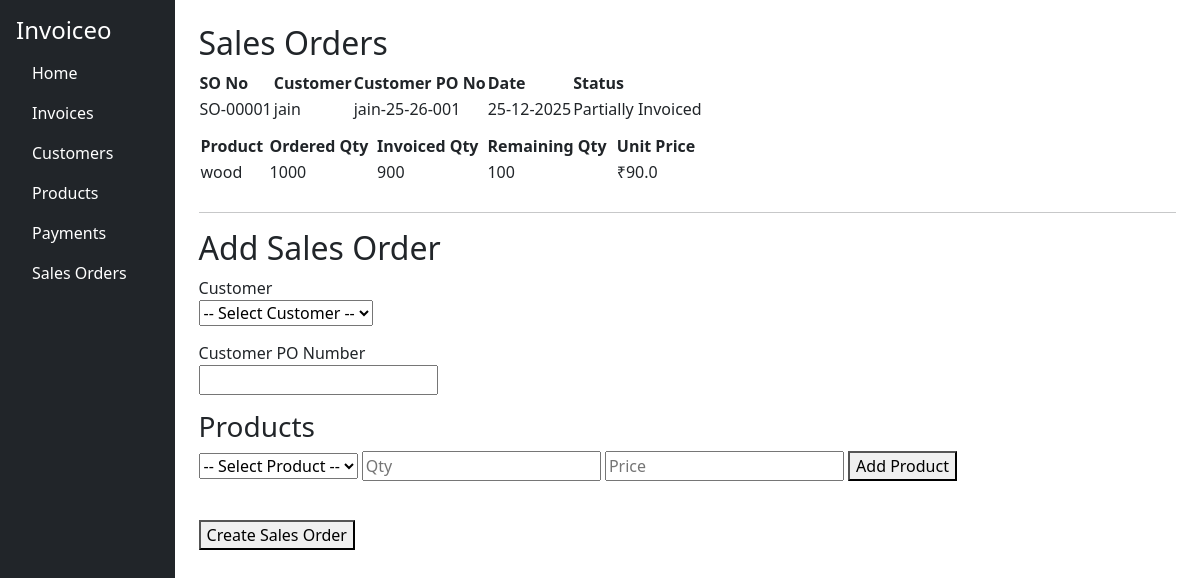
Screenshot of /sales_orders with the database file from the repository.
### app.py (models this page shows)
class SalesOrder(db.Model):
    id = db.Column(db.Integer, primary_key=True)
    so_number = db.Column(db.String(20), unique=True, nullable=False)
    customer_po_number = db.Column(db.String(50), nullable=False)
    total_value = db.Column(db.Float, default=0.0)
    customer_id = db.Column(db.Integer, db.ForeignKey('customer.id'), nullable=False)
    order_date = db.Column(db.DateTime, default=datetime.utcnow)
    created_at = db.Column(db.DateTime, default=datetime.utcnow)
    status = db.Column(db.String(30), default="Open")
    customer = db.relationship('Customer', backref='sales_orders')
    items = db.relationship(
        'SalesOrderItem',
        backref='sales_order',
        cascade='all, delete-orphan'
    )

class Customer(db.Model):
    id = db.Column(db.Integer, primary_key=True)
    customer_name = db.Column(db.String(100), nullable=False)
    customer_gstin = db.Column(db.String(15), nullable=False)
    customer_address = db.Column(db.String(300), nullable=False)
    billing_address = db.Column(db.String(300), nullable=False)
    receivables = db.Column(db.Float, default=0.0)

class SalesOrderItem(db.Model):
    id = db.Column(db.Integer, primary_key=True)
    sales_order_id = db.Column(
        db.Integer,
        db.ForeignKey('sales_order.id'),
        nullable=False
    )
    product_id = db.Column(db.Integer, db.ForeignKey('product.id'), nullable=False)
    product_name = db.Column(db.String(100), nullable=False)
    ordered_qty = db.Column(db.Integer, nullable=False)
    invoiced_qty = db.Column(db.Integer, default=0)
    unit_price = db.Column(db.Float, nullable=False)
    product = db.relationship('Product')

### app.py (the view)
@app.route('/sales_orders')
def sales_orders():
    orders = SalesOrder.query.order_by(SalesOrder.order_date.desc()).all()
    customers = Customer.query.all()
    products = Product.query.all()
    return render_template(
        'sales_orders.html',
        orders=orders,
        customers=customers,
        products=products
    )

### templates/sales_orders.html (shortened to what this page needs)
{% extends 'base.html' %}
{% block content %}
<h2>Sales Orders</h2>
{% if orders %}
<table>
    <thead>
        <tr>
            <th>SO No</th>
            <th>Customer</th>
            <th>Customer PO No</th>
            <th>Date</th>
            <th>Status</th>
        </tr>
    </thead>
    <tbody>
    {% for so in orders %}
        <tr>
            <td>{{ so.so_number }}</td>
            <td>{{ so.customer.customer_name }}</td>
            <td>{{ so.customer_po_number }}</td>
            <td>{{ so.order_date.strftime('%d-%m-%Y') }}</td>
            <td>{{ so.status }}</td>
        </tr>
        <tr>
            <td colspan="5">
                <table width="100%" style="margin:10px 0;">
                    <thead>
                        <tr>
                            <th>Product</th>
                            <th>Ordered Qty</th>
                            <th>Invoiced Qty</th>
                            <th>Remaining Qty</th>
                            <th>Unit Price</th>
                        </tr>
                    </thead>
                    <tbody>
                    {% for item in so.items %}
                        <tr>
                            <td>{{ item.product_name }}</td>
                            <td>{{ item.ordered_qty }}</td>
                            <td>{{ item.invoiced_qty }}</td>
                            <td>
                                {{ item.ordered_qty - item.invoiced_qty }}
                            </td>
                            <td>₹{{ item.unit_price }}</td>
                        </tr>
                    {% endfor %}
                    </tbody>
                </table>
            </td>
        </tr>
    {% endfor %}
    </tbody>
</table>
{% else %}
<p>No sales orders yet.</p>
{% endif %}
<hr>
<h2>Add Sales Order</h2>
<form method="POST" action="{{ url_for('add_sales_order') }}">
    <div class="form-section">
        <label>Customer</label><br>
        <select name="customer_id" required>
            <option value="">-- Select Customer --</option>
        </select>
    </div>
    <div class="form-section">
        <label>Customer PO Number</label><br>
        <input type="text" name="customer_po_number" required>
    </div>
    <div class="form-section">
        <h3>Products</h3>
        <select id="product_select">
            <option value="">-- Select Product --</option>
        </select>
        <input type="number" id="product_qty" min="1" placeholder="Qty">
        <input type="number" id="product_price" step="0.01" placeholder="Price">
        <button type="button" onclick="addSOItem()">Add Product</button>
    </div>
    <br>
    <button type="submit">Create Sales Order</button>
</form>
{% endblock %}

### templates/sales_orders.html (style rules this page uses)
.form-section { margin-bottom: 15px; }

### rows the page displays
SalesOrder: so_number "SO-00001", customer.customer_name "jain", customer_po_number "jain-25-26-001", order_date "25-12-2025", status "Partially Invoiced"
SalesOrderItem: product_name "wood", ordered_qty "1000", invoiced_qty "900", item.ordered_qty-item.invoiced_qty "100", unit_price "90.0"
